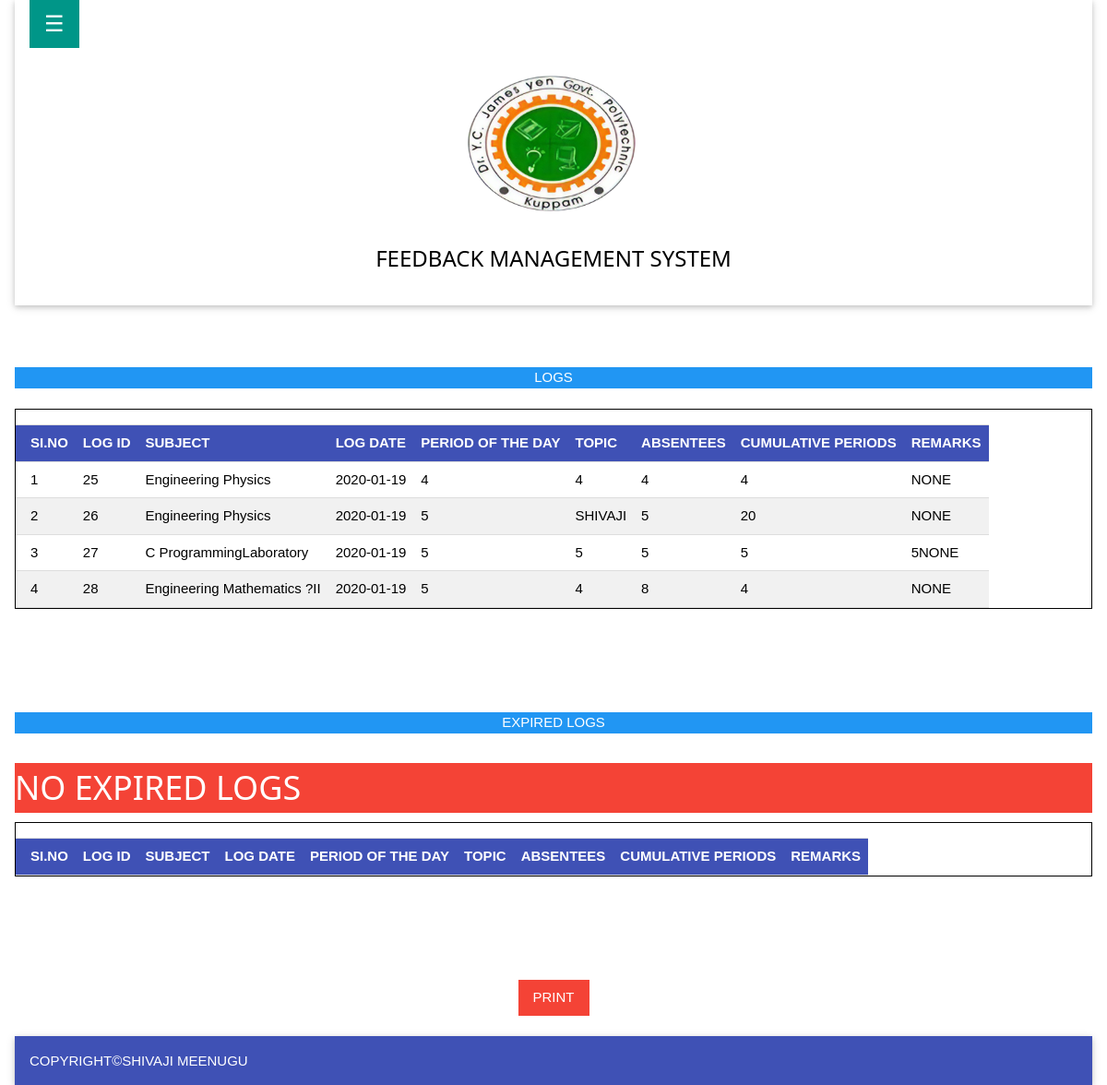
The page /hod/show.php (signed in) on the database its author committed.
### tables this page shows
CREATE TABLE `class_log` (
  `class_log_id` int(255) NOT NULL,
  `record_id` varchar(50) NOT NULL,
  `class_log_subject` text NOT NULL,
  `class_log_subject_code` varchar(50) NOT NULL,
  `letc_emp_id` varchar(50) NOT NULL,
  `class_log_date` date NOT NULL,
  `class_log_period_of_the_day` int(5) NOT NULL,
  `class_log_topic` text NOT NULL,
  `class_log_absentees` int(10) NOT NULL,
  `class_log_cumulative_periodes` float NOT NULL,
  `class_log_remarks` text NOT NULL,
  `class_log_type` varchar(50) NOT NULL,
  `class_log_leave_type` varchar(50) NOT NULL,
  `class_log_p_approve` varchar(50) NOT NULL DEFAULT '0',
  `class_log_h_approve` varchar(50) NOT NULL DEFAULT '0',
  `class_log_self_approve` tinyint(1) NOT NULL DEFAULT '0',
  `class_log_edit_flag` tinyint(1) NOT NULL DEFAULT '1',
  `class_log_todayornot` tinyint(1) NOT NULL DEFAULT '0',
  `letc_time_stamp` timestamp NOT NULL DEFAULT CURRENT_TIMESTAMP
);

### hod/show.php (the view, shortened to what this page needs)
<!DOCTYPE html>
<html>
<head>
<link rel="stylesheet" href="w3.css">
</head>
<body  >
<div class="w3-container w3-animate-right" id="main">
<?php include 'header.php';?>
<br/>
<?php
include 'db.php';
$emp_id=$_SESSION["letc_username"];
$count=1;
$query = "SELECT * FROM class_log where class_log_todayornot=1 and letc_emp_id='$emp_id'";
$result = mysqli_query( $con, $query);
echo '
<br/>
<br/>
<div class="w3-blue"><center>LOGS</center></div>
<br/>
	<table style="border-collapse: collapse; border: 1px solid black;" class="w3-responsive w3-table-all">
						<thead>
						<tr><th colspan="9"></th></tr>
					<tr class="w3-indigo">
<th>SI.NO</th>
<th>LOG ID</th>
<th>SUBJECT</th>
<th >LOG DATE</th>
<th >PERIOD OF THE DAY</th>
<th >TOPIC</th>
<th >ABSENTEES</th>
<th >CUMULATIVE PERIODS</th>
<th >REMARKS</th>
				</tr>
				</thead>
				<tbody>
				';
if(@mysqli_num_rows($result) > 0)
	{
while($row = mysqli_fetch_array($result))
	{
		echo'
			<tr class="w3-hover-grey ">';
			?>
<td align="center"><?php echo $count; ?></td>
<td align="center"><?php echo $row["class_log_id"]; ?></td>
<td align="center"><?php echo $row["class_log_subject"]; ?></td>
<td align="center"><?php echo $row["class_log_date"]; ?></td>
<td align="center"><?php echo $row["class_log_period_of_the_day"]; ?></td>
<td align="center"><?php echo $row["class_log_topic"]; ?></td>
<td align="center"><?php echo $row["class_log_absentees"]; ?></td>
<td align="center"><?php echo $row["class_log_cumulative_periodes"]; ?></td>
<td align="center"><?php echo $row["class_log_remarks"]; ?></td>
		</tr>
		<?php
		$count++;
	}
	}
else
{
	echo '<h1 class="w3-red">NO LOGS</h1>';
}
echo '</table><br/><br/>';
$count2=1;
$query2 = "SELECT * FROM class_log  where class_log_todayornot=0 and letc_emp_id='$emp_id'";
$result2 = mysqli_query( $con, $query2);
echo '
<br/>
<br/>
<br/>
<div class="w3-blue"><center>EXPIRED LOGS</center></div>
<br/>
	<table style="border-collapse: collapse; border: 1px solid black;" class="w3-responsive w3-table-all">
						<thead>
						<tr><th colspan="9"></th></tr>
					<tr class="w3-indigo">
<th>SI.NO</th>
<th>LOG ID</th>
<th>SUBJECT</th>
<th >LOG DATE</th>
<th >PERIOD OF THE DAY</th>
<th >TOPIC</th>
<th >ABSENTEES</th>
<th >CUMULATIVE PERIODS</th>
<th >REMARKS</th>
				</tr>
				</thead>
				<tbody>
				';
if(@mysqli_num_rows($result2) > 0)
	{
	echo '';
$row_span_flag2=1;
while($row2 = mysqli_fetch_array($result2))
	{
		echo'
			<tr class="w3-hover-grey ">';
			?>
<td align="center"><?php echo $count2; ?></td>
<td align="center"><?php echo $row2["class_log_id"]; ?></td>
<td align="center"><?php echo $row2["class_log_subject"]; ?></td>
<td align="center"><?php echo $row2["class_log_date"]; ?></td>
<td align="center"><?php echo $row2["class_log_period_of_the_day"]; ?></td>
<td align="center"><?php echo $row2["class_log_topic"]; ?></td>
<td align="center"><?php echo $row2["class_log_absentees"]; ?></td>
<td align="center"><?php echo $row2["class_log_cumulative_periodes"]; ?></td>
<td align="center"><?php echo $row2["class_log_remarks"]; ?></td>
		</tr>
		<?php
		$count2++;
	}
}
else
{
	echo '<h1 class="w3-red">NO EXPIRED LOGS</h1>';
}
?>
</tbody>
</table>
<br/><br/>
<br/><br/>
<br/>
<center><button class="w3-button w3-red" onclick="window.print()">PRINT</button></center>
<?php include 'footer.php';?>
 </body>
</html>

### hod/w3.css (style rules this page uses)
html { box-sizing:border-box }
*,*:before,*:after { box-sizing:inherit }
html { -ms-text-size-adjust:100%;-webkit-text-size-adjust:100% }
body { margin:0 }
button,input,select,textarea,optgroup { font:inherit;margin:0 }
button,input { overflow:visible }
button,select { text-transform:none }
button,[type=button],[type=reset],[type=submit] { -webkit-appearance:button }
html,body { font-family:Verdana,sans-serif;font-size:15px;line-height:1.5 }
html { overflow-x:hidden }
h1 { font-size:36px }
h1,h2,h3,h4,h5,h6 { font-family:"Segoe UI",Arial,sans-serif;font-weight:400;margin:10px 0 }
.w3-table,.w3-table-all { border-collapse:collapse;border-spacing:0;width:100%;display:table }
.w3-table-all { border:1px solid #ccc }
.w3-bordered tr,.w3-table-all tr { border-bottom:1px solid #ddd }
.w3-table-all tr:nth-child(odd) { background-color:#fff }
.w3-table-all tr:nth-child(even) { background-color:#f1f1f1 }
.w3-table td,.w3-table th,.w3-table-all td,.w3-table-all th { padding:8px 8px;display:table-cell;text-align:left;vertical-align:top }
.w3-table th:first-child,.w3-table td:first-child,.w3-table-all th:first-child,.w3-table-all td:first-child { padding-left:16px }
.w3-btn,.w3-button { border:none;display:inline-block;padding:8px 16px;vertical-align:middle;overflow:hidden;text-decoration:none;color:inherit;background-color:inherit;text-align:center;cursor:pointer;white-space:nowrap }
.w3-btn,.w3-button { -webkit-touch-callout:none;-webkit-user-select:none;-khtml-user-select:none;-moz-user-select:none;-ms-user-select:none;user-select:none }
.w3-main,#main { transition:margin-left .4s }
.w3-responsive { display:block;overflow-x:auto }
.w3-container:after,.w3-container:before,.w3-panel:after,.w3-panel:before,.w3-row:after,.w3-row:before,.w3-row-padding:after,.w3-row-padding:before, .w3-cell-row:before,.w3-cell-row:after,.w3-clear:after,.w3-clear:before,.w3-bar:before,.w3-bar:after { content:"";display:table;clear:both }
.w3-container,.w3-panel { padding:0.01em 16px }
.w3-animate-right { position:relative;animation:animateright 0.4s }
.w3-blue,.w3-hover-blue:hover { color:#fff!important;background-color:#2196F3!important }
.w3-indigo,.w3-hover-indigo:hover { color:#fff!important;background-color:#3f51b5!important }
.w3-red,.w3-hover-red:hover { color:#fff!important;background-color:#f44336!important }

### rows shown on the page
class_log: class_log_id "25", class_log_subject "Engineering Physics", class_log_date "2020-01-19", class_log_period_of_the_day "4", class_log_topic "4", class_log_absentees "4", class_log_cumulative_periodes "4", class_log_remarks "NONE"
class_log: class_log_id "26", class_log_subject "Engineering Physics", class_log_date "2020-01-19", class_log_period_of_the_day "5", class_log_topic "SHIVAJI", class_log_absentees "5", class_log_cumulative_periodes "20", class_log_remarks "NONE"
class_log: class_log_id "27", class_log_subject "C ProgrammingLaboratory", class_log_date "2020-01-19", class_log_period_of_the_day "5", class_log_topic "5", class_log_absentees "5", class_log_cumulative_periodes "5", class_log_remarks "5NONE"
class_log: class_log_id "28", class_log_subject "Engineering Mathematics ?II", class_log_date "2020-01-19", class_log_period_of_the_day "5", class_log_topic "4", class_log_absentees "8", class_log_cumulative_periodes "4", class_log_remarks "NONE"
